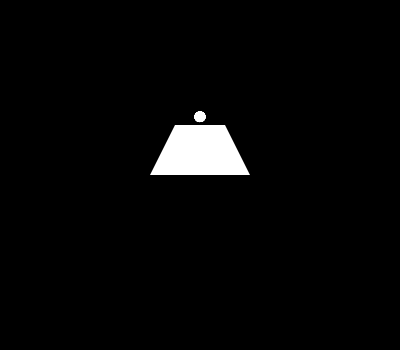
Frame 1 (no input)
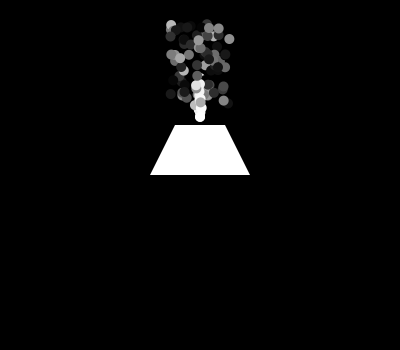
Frame 60 (the mouse pressed at the canvas centre just before this capture)
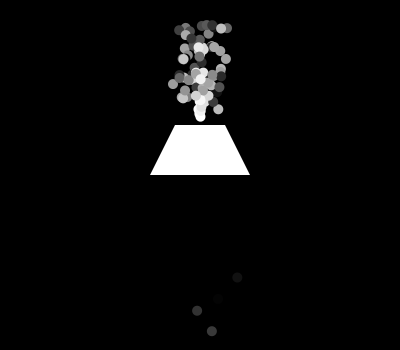
Frame 120 (the mouse held since frame 60 and released just before this capture)

The Processing sketch that drew these frames (run headless with seeded random() and noise(); from frame 60 on, the mouse is pressed at the canvas centre):

// Processing sketch: Simple_Sparkle_System
// ── Simple_Sparkle_System.pde
Bubble arr[] = new Bubble[100];
Vulcan vul = new Vulcan();
int limit = 100;
void setup(){
  size(400, 350);
  frameRate(60);
  for(int i=0; i<limit; ++i){
   arr[i] = new Bubble();  
  }
}

void draw(){
 background(0); 
 vul.display();
 for(int i=0; i<limit; ++i){
   arr[i].display();
   arr[i].move();
   if(arr[i].p <=0) arr[i] = new Bubble();
 }
}

// ── Bubble.pde
class Bubble{
 float x, y, p=255, l, z, h_limit, h, p_change;
 color col = color(255, 255, 255, p); 
 boolean b;
 Bubble(){
  b = true;
  x = width/2;
  y = height/3;
  l = 10;
  p_change = random(1, 5);
  h_limit = random(20, 100);
  h = random(0.5, 1.1);
  z = random(-0.5, 0.5);
 }
 
 void display(){
  noStroke();
  fill(p);
  ellipse(x+z, y+h, l, l); 
 }
 
 void move(){
   p-=p_change;
   float v1 = abs(y-h_limit)/10;
   if(v1 < 0.52) v1 = 0.32;
   if(b){
     if(y-h_limit > 0.5){
       y -= v1;
     }
     else b = false;
     if(y<h_limit){
       b = false;
     }
   }
   else{
     float v = abs(y-h_limit)/10;
     if(v > 15) v = 15;
    y += v; 
   }
   x += z;
 }
 
 void reset(){
   b = true;
  x = width/2;
  y = height/4;
  l = 10;
  h_limit = random(20, 40);
  h = random(0.5, 1.1);
  z = random(-0.5, 0.5);
 }
}

// ── Vulcan.pde
class Vulcan{
 float x1, x2, x3, x4, y1, y2, l;
   Vulcan(){
       // szerokosc = 30
       l = 50;
       x1 = width/2 + l+l+l/2;
       x2 = x1 + l;
       x3 = x1 - l/2;
       x4 = x1 + l + l/2;
       
       y1 = (height/2) + 25 + l;
       y2 = y1 + l;
   }
   
   void display(){
     noStroke();
     fill(255);
     quad(x2, y1, x1, y1, x3, y2, x4 , y2);   
     //rect(x3, y1, l, l);
 }
   
}
